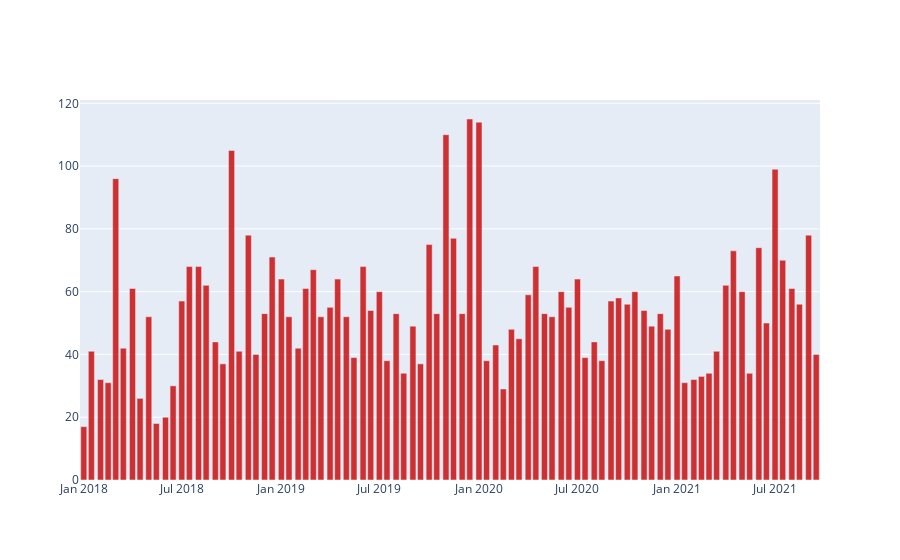

Notebook source saved alongside this figure:
### Code cell
#GroupBy Visuals

Netflixf=Netflix_[Netflix_["type"]=="Movie"]

groupfilm=Netflixf.groupby(pd.Grouper(key="date_added", freq="SMS"))
gf=groupfilm.count()

filmbar = go.Bar(
                    x = gf.index,
                    y = gf['type'],
                    name = 'Netflix',
                  
                    marker = dict(color = 'rgba(200, 2, 2, 0.8)'))
filmfig=go.Figure(filmbar)
iplot(filmfig)
